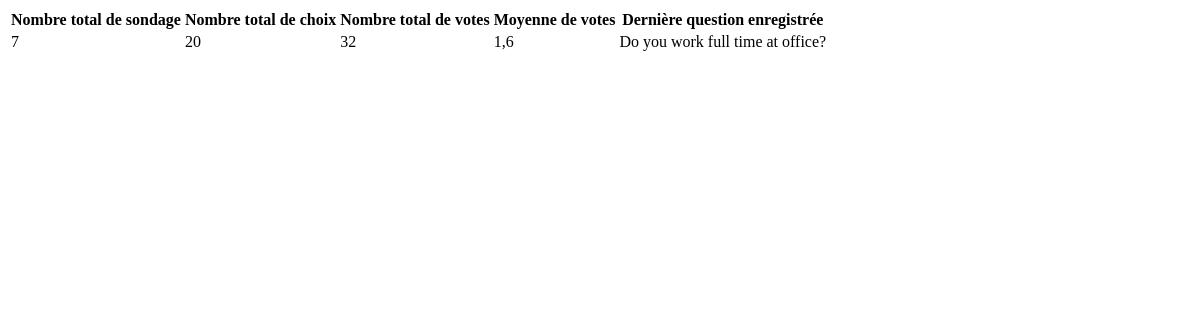
Before: /polls/statistics/ with the older database file.
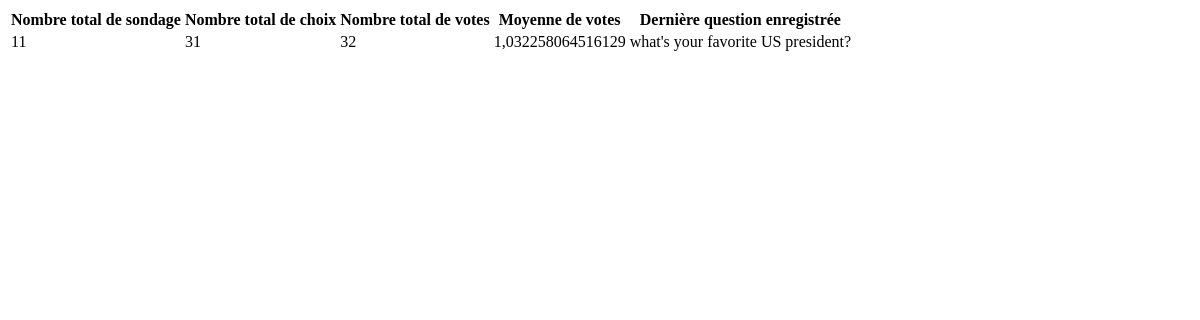
After: the same page with the newer database file.
### polls/models.py (models this page shows, shortened)
class Question(models.Model):
    question_text = models.CharField(max_length=200)
    pub_date = models.DateTimeField("date published")

### polls/views.py (the view)
# urls.py: path("statistics/", views.statistics, name="statistics"),
def statistics(request):
    total_questions = Question.objects.count()
    total_choices = Choice.objects.count()
    total_votes = Choice.objects.aggregate(Sum("votes"))
    avg_votes = Choice.objects.aggregate(Avg("votes", default=0))
    last_id = Question.objects.aggregate(id=Max("id"))
    last_question_recorded = Question.objects.get(pk=last_id.get("id"))
    context = {
        "total_questions": total_questions,
        "total_choices": total_choices,
        "total_votes": total_votes,
        "avg_votes": avg_votes,
        "last_question_recorded": last_question_recorded
    }
    return render(request, "polls/statistics.html", context)

### polls/templates/polls/statistics.html
<table>
    <thead>
        <tr>
            <th>Nombre total de sondage</th>
            <th>Nombre total de choix</th>
            <th>Nombre total de votes</th>
            <th>Moyenne de votes</th>
            <th>Dernière question enregistrée</th>
        </tr>
    </thead>
    <tbody>
        <tr>
            <td>{{ total_questions }}</td>
            <td>{{ total_choices }}</td>
            <td>{{ total_votes.votes__sum }}</td>
            <td>{{ avg_votes.votes__avg }}</td>
            <td>{{ last_question_recorded.question_text }}</td>
        </tr>
    </tbody>
</table>

Changed rows visible on the page:
no longer on this page (row unchanged): Question: question_text "Do you work full time at office?"
added Question: question_text "what's your favorite US president?"
Other visible differences:
{{ total_questions }}: "7" → "11"
{{ total_choices }}: "20" → "31"
{{ avg_votes.votes__avg }}: "1,6" → "1,032258064516129"
